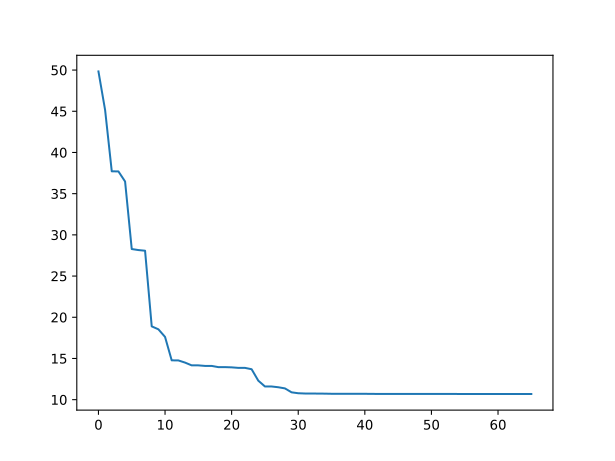

This figure's Python source:
import numpy as np
import pandas as pd
from sko.GA import GA
from sko.operators.crossover import crossover_2point
import matplotlib.pyplot as plt

import main
from TD3.scale_min import environment_min as environment

if __name__ == '__main__':
    # init
    ub = [1] * (environment.services * environment.nodes + len(environment.start_service) + 1)
    lb = [0] * (environment.services * environment.nodes + len(environment.start_service) + 1)
    precision = [1] * (environment.services * environment.nodes) + [1e-7] * (len(environment.start_service) + 1)
    n_particles = int(1000 * np.log(len(lb)))
    n_particles = n_particles + n_particles % 2
    # print("n_particles", n_particles)
    max_iter = int(20 * np.log(len(lb)))
    # print("max_iter", max_iter)

    # define GA
    ga = GA(func=environment.heuristic_algorithm_fitness_function,
            n_dim=len(lb),
            size_pop=n_particles,
            max_iter=max_iter,
            precision=precision,
            lb=lb,
            ub=ub,
            )
    ga.register(operator_name='crossover', operator=crossover_2point)

    # iter
    x_opt, y_opt = ga.run(max_iter=max_iter)

    # show result
    Y_history = pd.DataFrame(ga.all_history_Y)
    # fig, ax = plt.subplots(2, 1)
    # ax[0].plot(Y_history.index, Y_history.values, '.', color='red')
    Y_history.min(axis=1).cummin().plot(kind='line')
    print("best_x:\n", ga.best_x, "\nbest_y:", ga.best_y)
    plt.savefig("GA.svg")
    plt.show()

